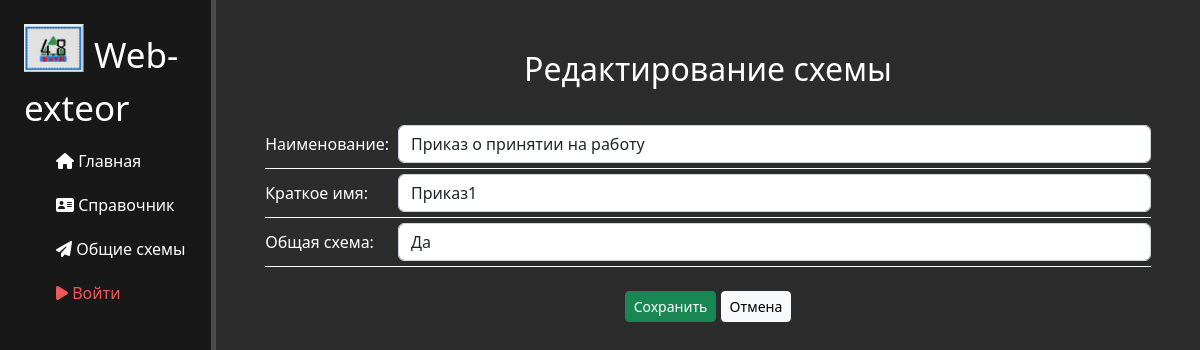
The page /exteor/schemas/77/update on the database its author committed.
### exteor/models.py (models this page shows, shortened)
class Exteors(models.Model):
    name = models.CharField('Пользователь', max_length=50)
    common = models.BooleanField('Общая', default=False)
    schema = models.CharField('Название', max_length=200)
    alias = models.CharField('Краткое название', blank=True, max_length=50)
    date_create = models.DateTimeField('Дата создания', auto_now_add=True)
    date_update = models.DateTimeField('Дата изменения', auto_now=True)
    json_file = models.JSONField('Схема', null=True)
    class Meta:
        verbose_name = 'Схема'
        verbose_name_plural = 'Схемы'
        unique_together = ('name', 'schema')

### exteor/views.py (the view)
# urls.py: path('schemas/<int:pk>/update', views.SchemaUpdateView.as_view(), name='schema-update'),
class SchemaUpdateView(UpdateView):
    model = Exteors
    template_name = 'exteor/schema-update.html'
    form_class = SchemaForm

### exteor/forms.py
class SchemaForm(ModelForm):
    error_css_class = 'error_text'
    class Meta:
        model = Exteors
        exclude = ['json_file']
        fields = ['schema', 'alias', 'common', 'name']
        choices = [(True, 'Да'), (False, 'Нет')]
        widgets = {
            'schema': TextInput(attrs={'class': 'form-control', 'placeholder': "Наименование схемы"}),
            'alias': TextInput(attrs={'class': 'form-control', 'placeholder': "Краткое наименование схемы"}),
            'common': Select(choices=choices, attrs={'class': 'form-control', 'placeholder': "Схема будет доступна для просмотра всем пользователям?"}),
            'name': TextInput(attrs={'id': 'name_create', 'class': 'form-control', 'placeholder': "Имя"}),
        }

### exteor/templates/exteor/schema-update.html (shortened to what this page needs)
{% extends 'main/layout.html' %}
{% load static %}
{% block content %}
     <div class="features">
        <h2>Редактирование схемы</h2>
            <form id="CreateSchema" method="post" autocomplete="off">
                <table>
                  <tr>
                    <td style="width:15%;">Наименование:</td>
                    <td>{{ form.schema }}</td>
                  </tr>
                    <br>
                  <tr>
                    <td style="width:15%">Краткое имя:</td>
                    <td>{{ form.alias }}</td>
                  </tr>
                  <tr>
                    <td style="width:15%">Общая схема:</td>
                    <td>{{ form.common }}</td>
                  </tr>
                </table>
                {{ form.name.as_hidden }}<br>
                <button class="btn btn-success btn-sm" type="submit">Сохранить</button>
                <a href="{{request.META.HTTP_REFERER}}" class = 'btn btn-light btn-sm'>Отмена</a><br><br>
            </form>
    </div>
{% endblock %}

### main/static/main/css/main.css (style rules this page uses)
body { background: #2c2c2c; }
main .features { float: left; color: #fff; margin-top: 50px; text-align: center; width: 90%; margin-left: 5%; }
main .features table { font-size: 16px; text-align: left; width: 100%; border-collapse: collapse; }
main .features td { padding: 5px 0px 5px 0px ; margin: 0 }
main .features tr { border-bottom: 1px solid white; }
.form-control { display: block; width: 100%; padding: .375rem .75rem; font-size: 1rem; font-weight: 400; line-height: 1.5; color: #212529; background-color: #fff; background-clip: padding-box; border: 1px solid #ced4da; -webkit-appearance: none; -moz-appearance: none; appearance: none; border-radius: 0.375rem; border-top-left-radius: 0.375rem; border-top-right-radius: 0.375rem; border-bottom-right-radius: 0.375rem; border-bottom-left-radius: 0.375rem; transition: border-color .15s ease-in-out,box-shadow .15s ease-in-out; transition-property: border-color, box-shadow; transition-duration: 0.15s, 0.15s; transition-timing-function: ease-in-out, ease-in-out; transition-delay: 0s, 0s; float: left; }

### rows shown on the page
Exteors: schema "Приказ о принятии на работу", alias "Приказ1", common "Да"
